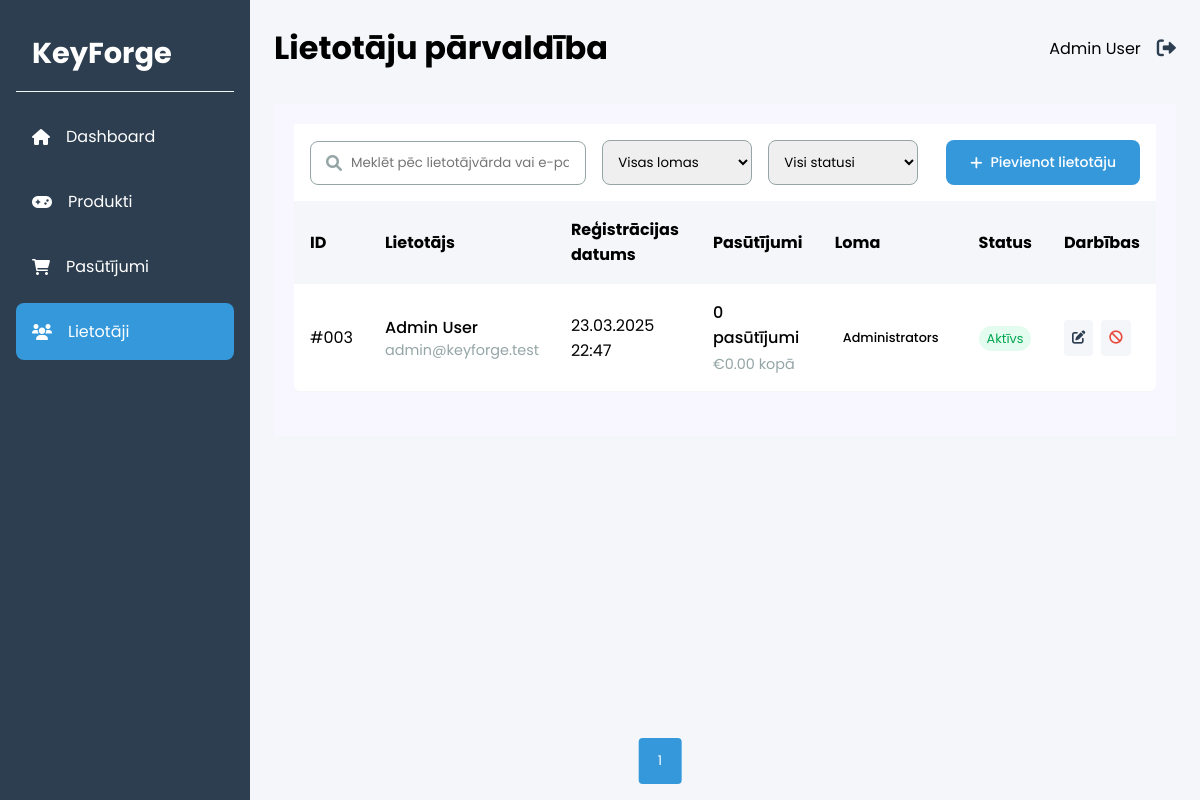
/admin/users.php (signed in), run on the app's committed database.
### tables this page shows
CREATE TABLE `users` (
  `id` int(11) NOT NULL,
  `role_id` int(11) NOT NULL DEFAULT 2,
  `name` varchar(100) NOT NULL,
  `email` varchar(255) NOT NULL,
  `password` varchar(255) NOT NULL,
  `status` enum('active','blocked') DEFAULT 'active',
  `remember_token` varchar(100) DEFAULT NULL,
  `last_login` timestamp NULL DEFAULT NULL,
  `created_at` timestamp NOT NULL DEFAULT current_timestamp(),
  `updated_at` timestamp NOT NULL DEFAULT current_timestamp() ON UPDATE current_timestamp()
);

### admin/users.php (the view, shortened to what this page needs)
<?php
require_once 'includes/header.php';
require_once '../assets/functionality/db.php';
$search = $_GET['search'] ?? '';
$query = "SELECT u.*, r.name as role_name,
          COUNT(DISTINCT o.id) as order_count,
          COALESCE(SUM(o.total_amount), 0) as total_spent
          FROM users u
          LEFT JOIN roles r ON u.role_id = r.id
          LEFT JOIN orders o ON u.id = o.user_id";
$query .= " GROUP BY u.id ORDER BY u.created_at DESC";
$stmt = $conn->prepare($query);
$stmt->execute();
$result = $stmt->get_result();
?>
<div class="content-body">
    <div class="filters-section">
        <form method="GET" class="search-box">
            <i class="fas fa-search"></i>
            <input type="text" name="search" placeholder="Meklēt pēc lietotājvārda vai e-pasta..." value="<?= htmlspecialchars($search) ?>">
        </form>
        <form method="GET" class="filters">
            <select name="role" class="filter-select" onchange="this.form.submit()">
                <option value="">Visas lomas</option>
            </select>
            <select name="status" class="filter-select" onchange="this.form.submit()">
                <option value="">Visi statusi</option>
            </select>
            <button type="button" class="btn btn-primary" onclick="showAddUserModal()">
                <i class="fas fa-plus"></i> Pievienot lietotāju
            </button>
        </form>
    </div>
    <div class="table-container">
        <table class="users-table">
            <thead>
                <tr>
                    <th>ID</th>
                    <th>Lietotājs</th>
                    <th>Reģistrācijas datums</th>
                    <th>Pasūtījumi</th>
                    <th>Loma</th>
                    <th>Status</th>
                    <th>Darbības</th>
                </tr>
            </thead>
            <tbody>
                <?php while ($user = $result->fetch_assoc()): ?>
                <tr>
                    <td>#<?= str_pad($user['id'], 3, '0', STR_PAD_LEFT) ?></td>
                    <td>
                        <div class="user-info">
                            <div class="user-details">
                                <span class="name"><?= htmlspecialchars($user['name']) ?></span>
                                <span class="email"><?= htmlspecialchars($user['email']) ?></span>
                            </div>
                        </div>
                    </td>
                    <td>
                        <div class="date-info">
                            <span class="date"><?= date('d.m.Y', strtotime($user['created_at'])) ?></span>
                            <span class="time"><?= date('H:i', strtotime($user['created_at'])) ?></span>
                        </div>
                    </td>
                    <td>
                        <div class="user-stats">
                            <span class="orders-count"><?= $user['order_count'] ?> pasūtījumi</span>
                            <span class="total-spent">€<?= number_format($user['total_spent'], 2) ?> kopā</span>
                        </div>
                    </td>
                    <td>
                        <span class="role-badge <?= $user['role_name'] ?>"><?= $user['role_name'] === 'admin' ? 'Administrators' : 'Lietotājs' ?></span>
                    </td>
                    <td>
                        <span class="status-badge <?= $user['status'] ?>">
                            <?= $user['status'] === 'active' ? 'Aktīvs' : 'Bloķēts' ?>
                        </span>
                    </td>
                    <td>
                        <div class="action-buttons">
                            <button class="btn-icon" onclick="editUser(<?= $user['id'] ?>)">
                                <i class="fas fa-edit"></i>
                            </button>
                            <?php if ($user['status'] === 'active'): ?>
                                <form action="functionality/update_user_status.php" method="POST" style="display: inline;">
                                    <button type="submit" class="btn-icon warning" onclick="return confirm('Vai tiešām vēlaties bloķēt šo lietotāju?');">
                                        <i class="fas fa-ban"></i>
                                    </button>
                                </form>
                            <?php endif; ?>
                        </div>
                    </td>
                </tr>
                <?php endwhile; ?>
            </tbody>
        </table>
    </div>
</div>
    <div class="pagination">
    </div>
</body>
</html>

### assets/css/variables.css (style rules this page uses)
* { font-family: "Poppins", sans-serif; margin: 0; padding: 0; box-sizing: border-box; border: none; outline: none; text-decoration: none; transition: .3s ease; }
:root { --white: #ffffff; --primary: #2c3e50; --secondary: #3498db; --accent: #e74c3c; --gray-light: #f5f6fa; --gray: #95a5a6; --black: #2c3e50; }

### assets/css/admin/dashboard.css (style rules this page uses)
.content-body { padding: 20px; background-color: #f8f7ff; }
.btn { padding: .5rem 1rem; border-radius: .5rem; cursor: pointer; display: flex; align-items: center; gap: .5rem; font-weight: 500; }
.btn-primary { background: var(--secondary); color: var(--white); }

### assets/css/admin/products.css (style rules this page uses)
.filters-section { background: var(--white); padding: 1rem; display: flex; justify-content: space-between; align-items: center; flex-wrap: wrap; gap: 1rem; }
.search-box { position: relative; flex: 1; min-width: 200px; }
.search-box input { width: 100%; padding: .7rem 1rem .7rem 2.5rem; border: 1px solid var(--gray); border-radius: .5rem; }
.search-box i { position: absolute; left: 1rem; top: 50%; transform: translateY(-50%); color: var(--gray); }
.filters { display: flex; gap: 1rem; }
.filter-select { padding: .7rem; border: 1px solid var(--gray); border-radius: .5rem; min-width: 150px; }
.table-container { background: var(--white); border-radius: .5rem; margin-bottom: 1.5rem; }
.status-badge { padding: 0.25rem 0.5rem; border-radius: 1rem; font-size: 0.8rem; }
.status-badge.active { background: #e3fcef; color: #00a650; }
.btn-icon { padding: .5rem; border-radius: .25rem; cursor: pointer; background: var(--gray-light); color: var(--primary); }
.action-buttons { display: flex; gap: .5rem; }
.pagination { display: flex; position: fixed; bottom: 1rem; left: 55%; transform: translateX(-50%); gap: .5rem; margin-top: 1.5rem; }

### assets/css/admin/users.css (style rules this page uses)
.users-table { width: 100%; border-collapse: collapse; }
.users-table th, .users-table td { padding: 1rem; text-align: left; border-bottom: 1px solid var(--gray-light); }
.users-table th { background: var(--gray-light); }
.user-info { display: flex; align-items: center; gap: 1rem; }
.user-details { display: flex; flex-direction: column; }
.user-details .name { font-weight: 500; }
.user-details .email { color: var(--gray); font-size: .9rem; }
.user-stats { display: flex; flex-direction: column; gap: .25rem; }
.orders-count { font-weight: 500; }
.total-spent { color: var(--gray); font-size: .9rem; }
.role-badge { padding: .25rem .5rem; border-radius: 1rem; font-size: .8rem; font-weight: 500; display: inline-block; }
.action-buttons { display: flex; gap: .5rem; }
.btn-icon { padding: .5rem; border-radius: .25rem; cursor: pointer; background: var(--gray-light); color: var(--primary); }
.btn-icon.warning { color: var(--accent); }
.btn { padding: 12px 24px; border-radius: 8px; cursor: pointer; font-size: 14px; font-weight: 500; margin-left: 12px; }
.btn-primary { background-color: var(--secondary); color: var(--white); }

### data on the page
users: id "003", name "Admin User", email "admin@keyforge.test", created_at "23.03.2025", created_at "22:47", order_count "0", total_spent "0.00", status "Aktīvs"

### other printed values
$page_title "Lietotāju pārvaldība"
$_SESSION['user_name'] "Admin User"
